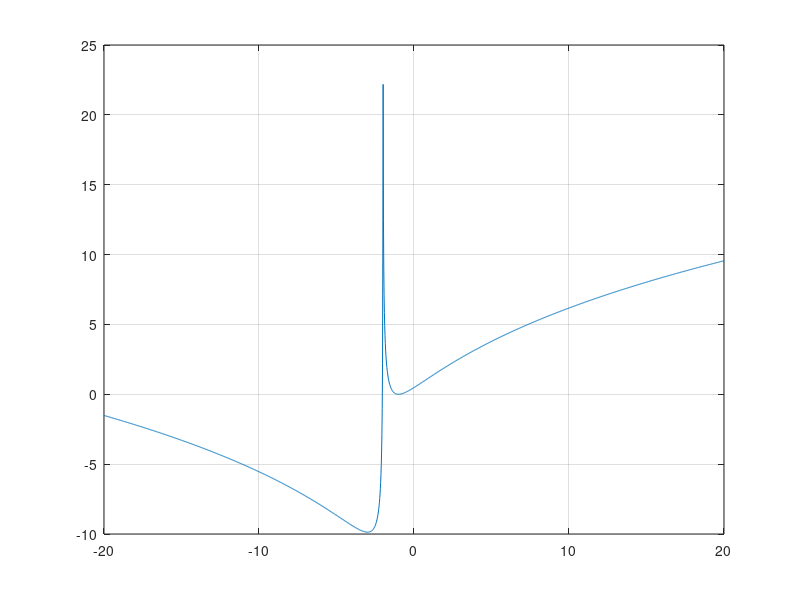

The MATLAB script that drew this image: (Note: this script raises an error after producing the figure.)
clear all;
clc;
x0 = 0;
toll = 10^-8;
x = linspace(-20,20,2000);
f = @(x) log(x+2).^2;
df = @(x) (2*log(x + 2))/(x + 2);

figure(1)
plot(x,f(x));
grid on;

[x,xall,iter] = newton(f,df,x0,toll,2000);
[x_2,xall_2,iter_2] = newton_mod(f,df,2,x0,toll,2000); % la molteplicità 2 la vedo dal grafico, infatti vedo che vicino a zero la funzione tocca due volte zero
[x_3,xall_3,iter_3] = secante(f,df, x0,1,toll,2000);

sol = -1;

fprintf('\n \t valore sol: %10.19f', x);
fprintf('\n \t valore sol: %10.19f', x_2);
fprintf('\n \t valore sol: %10.19f', x_3);
err_ass = abs(xall - sol);
err_ass_2 = abs(xall_2 - sol);
err_ass_3 = abs(xall_3 - sol);


figure(2)
semilogy(1:iter, err_ass, 'black');
hold on;
semilogy(1:iter_2, err_ass_2, 'red');
semilogy(1:iter_3, err_ass_3, 'yellow');